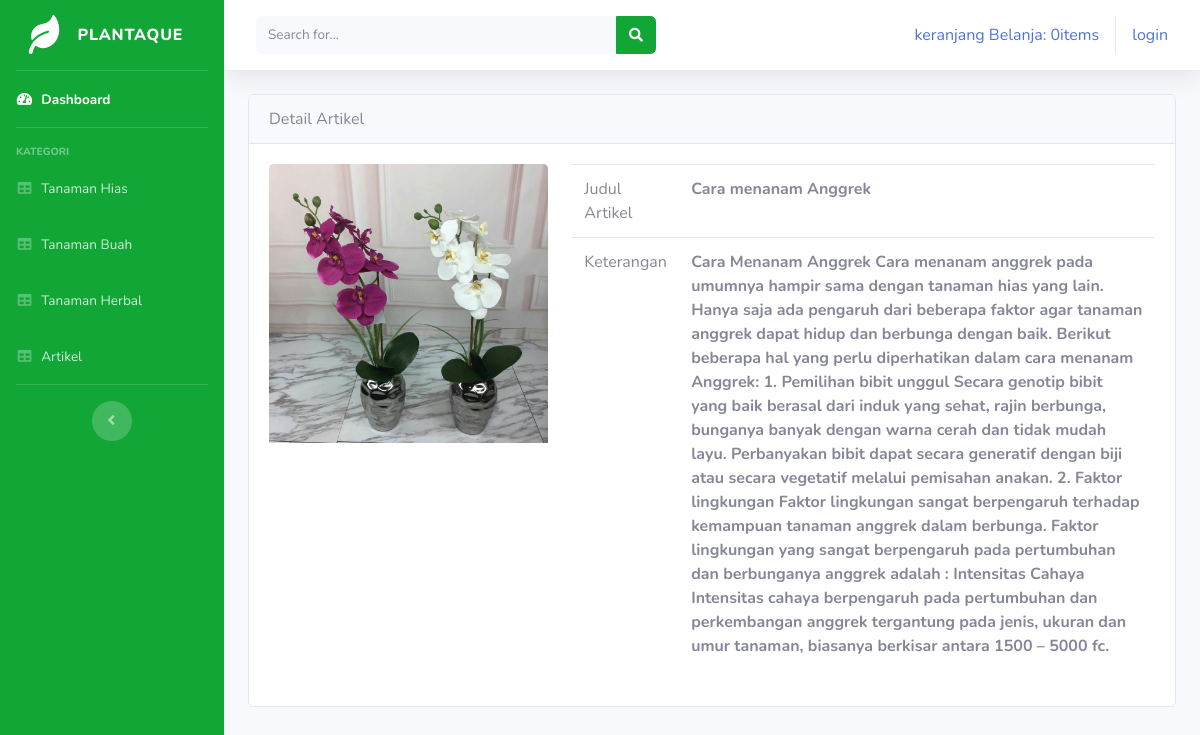
The page /toko_online/index.php/blogspot/detail_blogspot/1 on the database its author committed.
### tables this page shows
CREATE TABLE `tb_blogspot` (
  `id_deskripsi` int(11) NOT NULL,
  `nama_deskripsi` varchar(100) NOT NULL,
  `deskripsi` text NOT NULL,
  `gambar` text NOT NULL
);

### toko_online/application/controllers/blogspot.php (called while the page is built, shortened)
<?php
    class blogspot extends CI_Controller{
        public function detail_blogspot($id_deskripsi)
        {
        $data['blogspot'] = $this->model_blogspot->detail_blogspot($id_deskripsi);
        $this->load->view('templates/header');
        $this->load->view('templates/sidebar');
        $this->load->view('detail_blogspot',$data);
        $this->load->view('templates/footer');
        }
    }
?>

### toko_online/index.php (called while the page is built, shortened)
<?php
require_once BASEPATH.'core/CodeIgniter.php';

### toko_online/application/models/model_blogspot.php (called while the page is built, shortened)
<?php
class Model_blogspot extends CI_model{
    public function detail_blogspot($id_deskripsi)
    {
        $result = $this->db->where('id_deskripsi',$id_deskripsi)->get('tb_blogspot');
        if($result->num_rows() > 0)
        {
            return $result->result();
        }
        else
        {
            return false;
        }
    }
}
?>

### toko_online/application/views/detail_blogspot.php (the view, shortened to what this page needs)
<div class="container-fluid">
  <div class="card">
    <div class="card-header">
    Detail Artikel
  </div>
  <div class="card-body">
  <?php foreach($blogspot as $blog): ?>
    <div class="row">
        <div class="col-md-4">
                <img src="<?php echo base_url().'/uploads/'.$blog->gambar ?>" class="card-img-top" alt="">
        </div>
        <div class="col-md-8">
        <table class="table">
        <tr>
        <td>Judul Artikel</td>
        <td><strong><?php echo $blog->nama_deskripsi ?></strong></td>
        </tr>
        <td>Keterangan</td>
        <td><strong><?php echo $blog->deskripsi ?></strong></td>
        </table>
        </div>
    </div>
  <?php endforeach;?>
  </div>
</div>
</div>

### rows shown on the page
tb_blogspot: gambar (picture), nama_deskripsi "Cara menanam Anggrek", deskripsi "Cara Menanam Anggrek Cara menanam anggrek pada umumnya hampir sama dengan tanaman hias yang lain. Hanya saja ada pengaruh dari beberapa faktor agar tanaman anggrek dapat hidup dan berbunga dengan baik. Berikut beberapa hal yang perlu diperhatikan dalam cara menanam Anggrek: 1. Pemilihan bibit unggul Secara genotip bibit yang baik berasal dari induk yang sehat, rajin berbunga, bunganya banyak dengan warna cerah dan tidak mudah layu. Perbanyakan bibit dapat secara generatif dengan biji atau secara vegetatif melalui pemisahan anakan. 2. Faktor lingkungan Faktor lingkungan sangat berpengaruh terhadap kemampuan tanaman anggrek dalam berbunga. Faktor lingkungan yang sangat berpengaruh pada…"

### other values the page prints
anchor('dashboard/detail_keranjang', $keranjang) "keranjang Belanja: 0items"
anchor('auth/login', 'login') "login"
